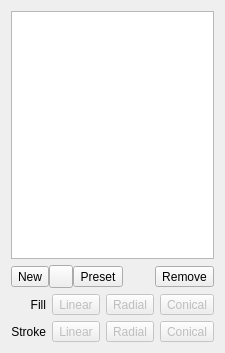
<?xml version="1.0" encoding="UTF-8"?>
<ui version="4.0">
 <author>
SPDX-FileCopyrightText: 2019-2026 Mattia Basaglia &gt;dev@dragon.best&lt;
SPDX-License-Identifier: GPL-3.0-or-later
 </author>
 <class>GradientListWidget</class>
 <widget class="QWidget" name="GradientListWidget">
  <property name="geometry">
   <rect>
    <x>0</x>
    <y>0</y>
    <width>224</width>
    <height>353</height>
   </rect>
  </property>
  <layout class="QVBoxLayout" name="verticalLayout">
   <item>
    <widget class="QTableView" name="list_view">
     <property name="editTriggers">
      <set>QAbstractItemView::EditTrigger::AnyKeyPressed|QAbstractItemView::EditTrigger::DoubleClicked|QAbstractItemView::EditTrigger::EditKeyPressed|QAbstractItemView::EditTrigger::SelectedClicked</set>
     </property>
     <property name="selectionMode">
      <enum>QAbstractItemView::SelectionMode::SingleSelection</enum>
     </property>
     <property name="selectionBehavior">
      <enum>QAbstractItemView::SelectionBehavior::SelectRows</enum>
     </property>
     <attribute name="horizontalHeaderVisible">
      <bool>true</bool>
     </attribute>
     <attribute name="verticalHeaderVisible">
      <bool>false</bool>
     </attribute>
    </widget>
   </item>
   <item>
    <layout class="QHBoxLayout" name="horizontalLayout">
     <property name="spacing">
      <number>0</number>
     </property>
     <item>
      <widget class="QToolButton" name="btn_new">
       <property name="toolTip">
        <string>Add Gradient</string>
       </property>
       <property name="text">
        <string>New</string>
       </property>
       <property name="icon">
        <iconset theme="list-add"/>
       </property>
      </widget>
     </item>
     <item>
      <widget class="QToolButton" name="btn_duplicate">
       <property name="toolTip">
        <string>Duplicate</string>
       </property>
       <property name="icon">
        <iconset theme="edit-duplicate"/>
       </property>
      </widget>
     </item>
     <item>
      <widget class="QToolButton" name="btn_preset">
       <property name="toolTip">
        <string>Add from Preset</string>
       </property>
       <property name="text">
        <string>Preset</string>
       </property>
       <property name="icon">
        <iconset theme="folder"/>
       </property>
      </widget>
     </item>
     <item>
      <spacer name="horizontalSpacer">
       <property name="orientation">
        <enum>Qt::Orientation::Horizontal</enum>
       </property>
       <property name="sizeHint" stdset="0">
        <size>
         <width>40</width>
         <height>20</height>
        </size>
       </property>
      </spacer>
     </item>
     <item>
      <widget class="QToolButton" name="btn_remove">
       <property name="toolTip">
        <string>Remove Gradient</string>
       </property>
       <property name="text">
        <string>Remove</string>
       </property>
       <property name="icon">
        <iconset theme="list-remove"/>
       </property>
      </widget>
     </item>
    </layout>
   </item>
   <item>
    <layout class="QGridLayout" name="gridLayout">
     <item row="1" column="1">
      <widget class="QLabel" name="label_2">
       <property name="text">
        <string>Stroke</string>
       </property>
       <property name="alignment">
        <set>Qt::AlignmentFlag::AlignRight|Qt::AlignmentFlag::AlignTrailing|Qt::AlignmentFlag::AlignVCenter</set>
       </property>
      </widget>
     </item>
     <item row="0" column="3">
      <widget class="QToolButton" name="btn_fill_radial">
       <property name="enabled">
        <bool>false</bool>
       </property>
       <property name="toolTip">
        <string>Radial</string>
       </property>
       <property name="text">
        <string>Radial</string>
       </property>
       <property name="icon">
        <iconset theme="paint-gradient-radial"/>
       </property>
       <property name="checkable">
        <bool>true</bool>
       </property>
      </widget>
     </item>
     <item row="0" column="2">
      <widget class="QToolButton" name="btn_fill_linear">
       <property name="enabled">
        <bool>false</bool>
       </property>
       <property name="toolTip">
        <string>Linear</string>
       </property>
       <property name="text">
        <string>Linear</string>
       </property>
       <property name="icon">
        <iconset theme="paint-gradient-linear"/>
       </property>
       <property name="checkable">
        <bool>true</bool>
       </property>
      </widget>
     </item>
     <item row="1" column="2">
      <widget class="QToolButton" name="btn_stroke_linear">
       <property name="enabled">
        <bool>false</bool>
       </property>
       <property name="toolTip">
        <string>Linear</string>
       </property>
       <property name="text">
        <string>Linear</string>
       </property>
       <property name="icon">
        <iconset theme="paint-gradient-linear"/>
       </property>
       <property name="checkable">
        <bool>true</bool>
       </property>
      </widget>
     </item>
     <item row="1" column="3">
      <widget class="QToolButton" name="btn_stroke_radial">
       <property name="enabled">
        <bool>false</bool>
       </property>
       <property name="toolTip">
        <string>Radial</string>
       </property>
       <property name="text">
        <string>Radial</string>
       </property>
       <property name="icon">
        <iconset theme="paint-gradient-radial"/>
       </property>
       <property name="checkable">
        <bool>true</bool>
       </property>
      </widget>
     </item>
     <item row="0" column="1">
      <widget class="QLabel" name="label">
       <property name="text">
        <string>Fill</string>
       </property>
       <property name="alignment">
        <set>Qt::AlignmentFlag::AlignRight|Qt::AlignmentFlag::AlignTrailing|Qt::AlignmentFlag::AlignVCenter</set>
       </property>
      </widget>
     </item>
     <item row="0" column="4">
      <widget class="QToolButton" name="btn_fill_conical">
       <property name="enabled">
        <bool>false</bool>
       </property>
       <property name="toolTip">
        <string>Conical</string>
       </property>
       <property name="text">
        <string>Conical</string>
       </property>
       <property name="icon">
        <iconset theme="paint-gradient-conical"/>
       </property>
       <property name="checkable">
        <bool>true</bool>
       </property>
      </widget>
     </item>
     <item row="1" column="4">
      <widget class="QToolButton" name="btn_stroke_conical">
       <property name="enabled">
        <bool>false</bool>
       </property>
       <property name="toolTip">
        <string>Conical</string>
       </property>
       <property name="text">
        <string>Conical</string>
       </property>
       <property name="icon">
        <iconset theme="paint-gradient-conical"/>
       </property>
       <property name="checkable">
        <bool>true</bool>
       </property>
      </widget>
     </item>
    </layout>
   </item>
  </layout>
 </widget>
 <resources/>
 <connections>
  <connection>
   <sender>list_view</sender>
   <signal>clicked(QModelIndex)</signal>
   <receiver>GradientListWidget</receiver>
   <slot>change_current_gradient()</slot>
   <hints>
    <hint type="sourcelabel">
     <x>93</x>
     <y>98</y>
    </hint>
    <hint type="destinationlabel">
     <x>223</x>
     <y>152</y>
    </hint>
   </hints>
  </connection>
  <connection>
   <sender>list_view</sender>
   <signal>entered(QModelIndex)</signal>
   <receiver>GradientListWidget</receiver>
   <slot>change_current_gradient()</slot>
   <hints>
    <hint type="sourcelabel">
     <x>59</x>
     <y>191</y>
    </hint>
    <hint type="destinationlabel">
     <x>223</x>
     <y>275</y>
    </hint>
   </hints>
  </connection>
 </connections>
 <slots>
  <slot>change_current_gradient()</slot>
 </slots>
</ui>
